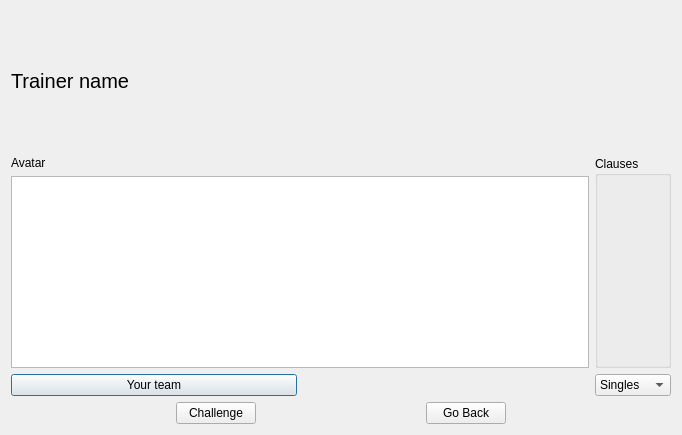
<?xml version="1.0" encoding="UTF-8"?>
<ui version="4.0">
 <class>ChallengeDialog</class>
 <widget class="QDialog" name="ChallengeDialog">
  <property name="geometry">
   <rect>
    <x>0</x>
    <y>0</y>
    <width>682</width>
    <height>435</height>
   </rect>
  </property>
  <layout class="QVBoxLayout" name="verticalLayout">
   <item>
    <widget class="QLabel" name="name">
     <property name="styleSheet">
      <string notr="true">font-size: 20px</string>
     </property>
     <property name="text">
      <string>Trainer name</string>
     </property>
    </widget>
   </item>
   <item>
    <layout class="QGridLayout" name="gridLayout" columnstretch="0,1,0,0,0">
     <item row="3" column="3" colspan="2">
      <widget class="QComboBox" name="mode">
       <item>
        <property name="text">
         <string>Singles</string>
        </property>
       </item>
       <item>
        <property name="text">
         <string>Doubles</string>
        </property>
       </item>
       <item>
        <property name="text">
         <string>Triples</string>
        </property>
       </item>
       <item>
        <property name="text">
         <string>Rotation</string>
        </property>
       </item>
      </widget>
     </item>
     <item row="0" column="0">
      <widget class="QLabel" name="avatar">
       <property name="styleSheet">
        <string notr="true"/>
       </property>
       <property name="text">
        <string>Avatar</string>
       </property>
      </widget>
     </item>
     <item row="0" column="1" colspan="2">
      <widget class="QWidget" name="tierContainer" native="true">
       <layout class="QGridLayout" name="gridLayout_2">
        <property name="leftMargin">
         <number>0</number>
        </property>
        <property name="topMargin">
         <number>0</number>
        </property>
        <property name="rightMargin">
         <number>0</number>
        </property>
        <property name="bottomMargin">
         <number>0</number>
        </property>
       </layout>
      </widget>
     </item>
     <item row="1" column="0" rowspan="3" colspan="3">
      <layout class="QVBoxLayout" name="verticalLayout_2">
       <item>
        <widget class="PokeTextEdit" name="description"/>
       </item>
       <item>
        <layout class="QHBoxLayout" name="teams">
         <item>
          <widget class="QPushButton" name="teamChoice">
           <property name="text">
            <string>Your team</string>
           </property>
          </widget>
         </item>
         <item>
          <layout class="QHBoxLayout" name="horizontalLayout_2">
           <item>
            <widget class="QLabel" name="poke1">
             <property name="text">
              <string/>
             </property>
            </widget>
           </item>
           <item>
            <widget class="QLabel" name="poke2">
             <property name="text">
              <string/>
             </property>
            </widget>
           </item>
           <item>
            <widget class="QLabel" name="poke3">
             <property name="text">
              <string/>
             </property>
            </widget>
           </item>
           <item>
            <widget class="QLabel" name="poke4">
             <property name="text">
              <string/>
             </property>
            </widget>
           </item>
           <item>
            <widget class="QLabel" name="poke5">
             <property name="text">
              <string/>
             </property>
            </widget>
           </item>
           <item>
            <widget class="QLabel" name="poke6">
             <property name="text">
              <string/>
             </property>
            </widget>
           </item>
          </layout>
         </item>
        </layout>
       </item>
      </layout>
     </item>
     <item row="0" column="3" rowspan="3" colspan="2">
      <widget class="QGroupBox" name="groupBox">
       <property name="title">
        <string>Clauses</string>
       </property>
       <layout class="QVBoxLayout" name="clauses"/>
      </widget>
     </item>
    </layout>
   </item>
   <item>
    <layout class="QHBoxLayout" name="horizontalLayout">
     <item>
      <spacer name="horizontalSpacer">
       <property name="orientation">
        <enum>Qt::Horizontal</enum>
       </property>
       <property name="sizeHint" stdset="0">
        <size>
         <width>40</width>
         <height>20</height>
        </size>
       </property>
      </spacer>
     </item>
     <item>
      <widget class="QPushButton" name="challenge">
       <property name="text">
        <string>Challenge</string>
       </property>
      </widget>
     </item>
     <item>
      <spacer name="horizontalSpacer_3">
       <property name="orientation">
        <enum>Qt::Horizontal</enum>
       </property>
       <property name="sizeHint" stdset="0">
        <size>
         <width>40</width>
         <height>20</height>
        </size>
       </property>
      </spacer>
     </item>
     <item>
      <widget class="QPushButton" name="refuse">
       <property name="text">
        <string>Go Back</string>
       </property>
      </widget>
     </item>
     <item>
      <spacer name="horizontalSpacer_2">
       <property name="orientation">
        <enum>Qt::Horizontal</enum>
       </property>
       <property name="sizeHint" stdset="0">
        <size>
         <width>40</width>
         <height>20</height>
        </size>
       </property>
      </spacer>
     </item>
    </layout>
   </item>
  </layout>
 </widget>
 <customwidgets>
  <customwidget>
   <class>PokeTextEdit</class>
   <extends>QTextBrowser</extends>
   <header>TeambuilderLibrary/poketextedit.h</header>
  </customwidget>
 </customwidgets>
 <resources/>
 <connections/>
</ui>
